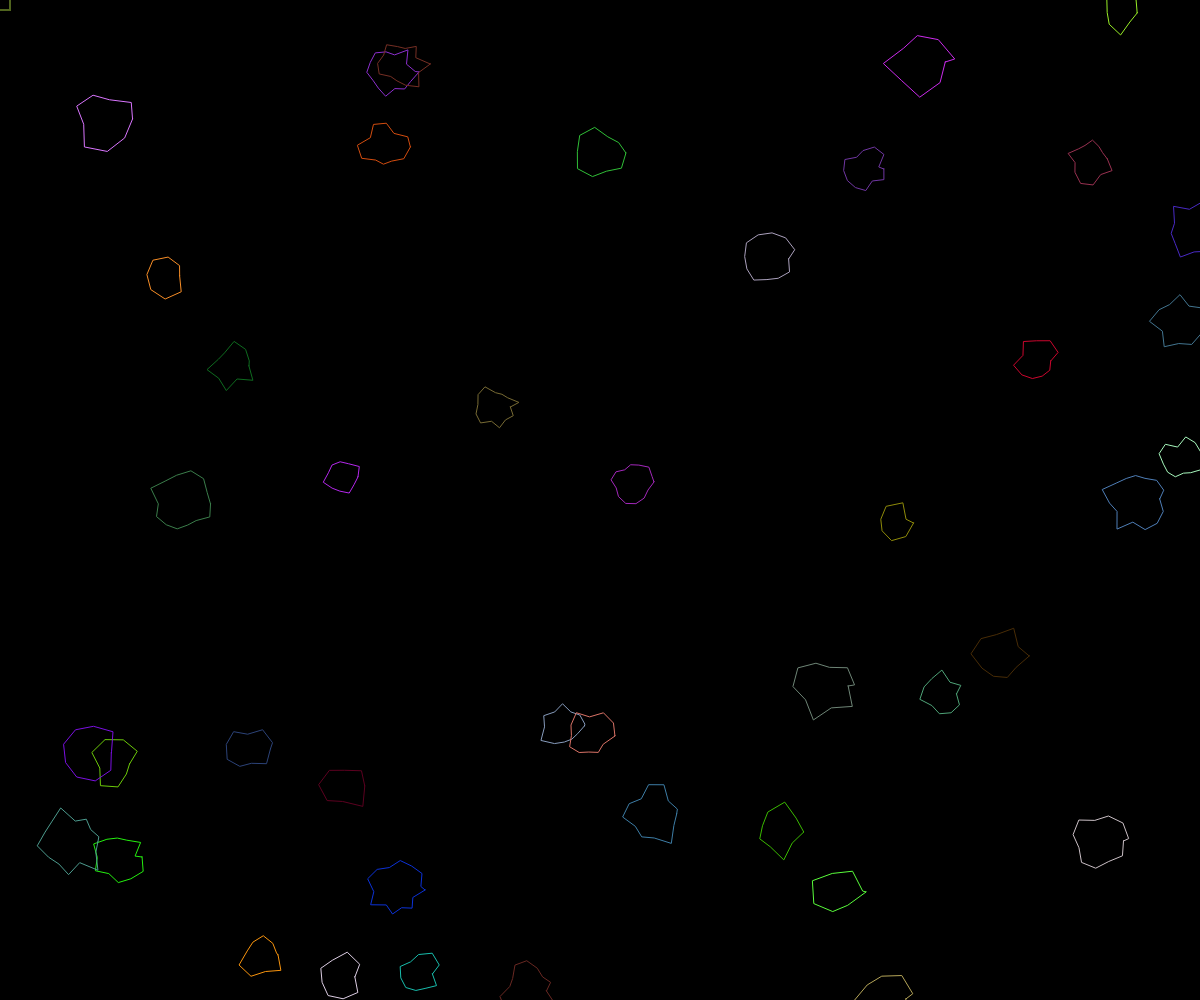
Frame 1 (no input)
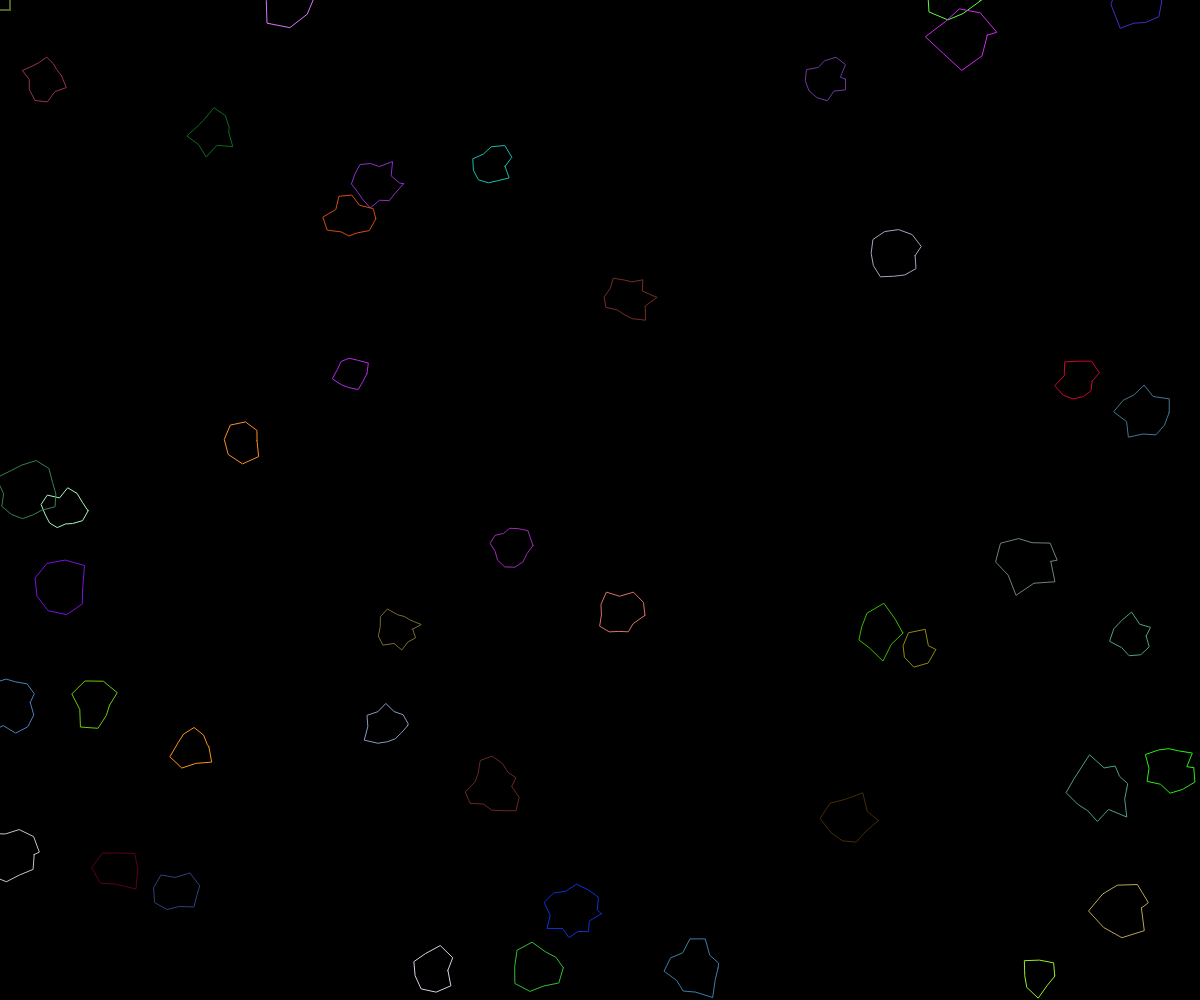
Frame 60 (no input)
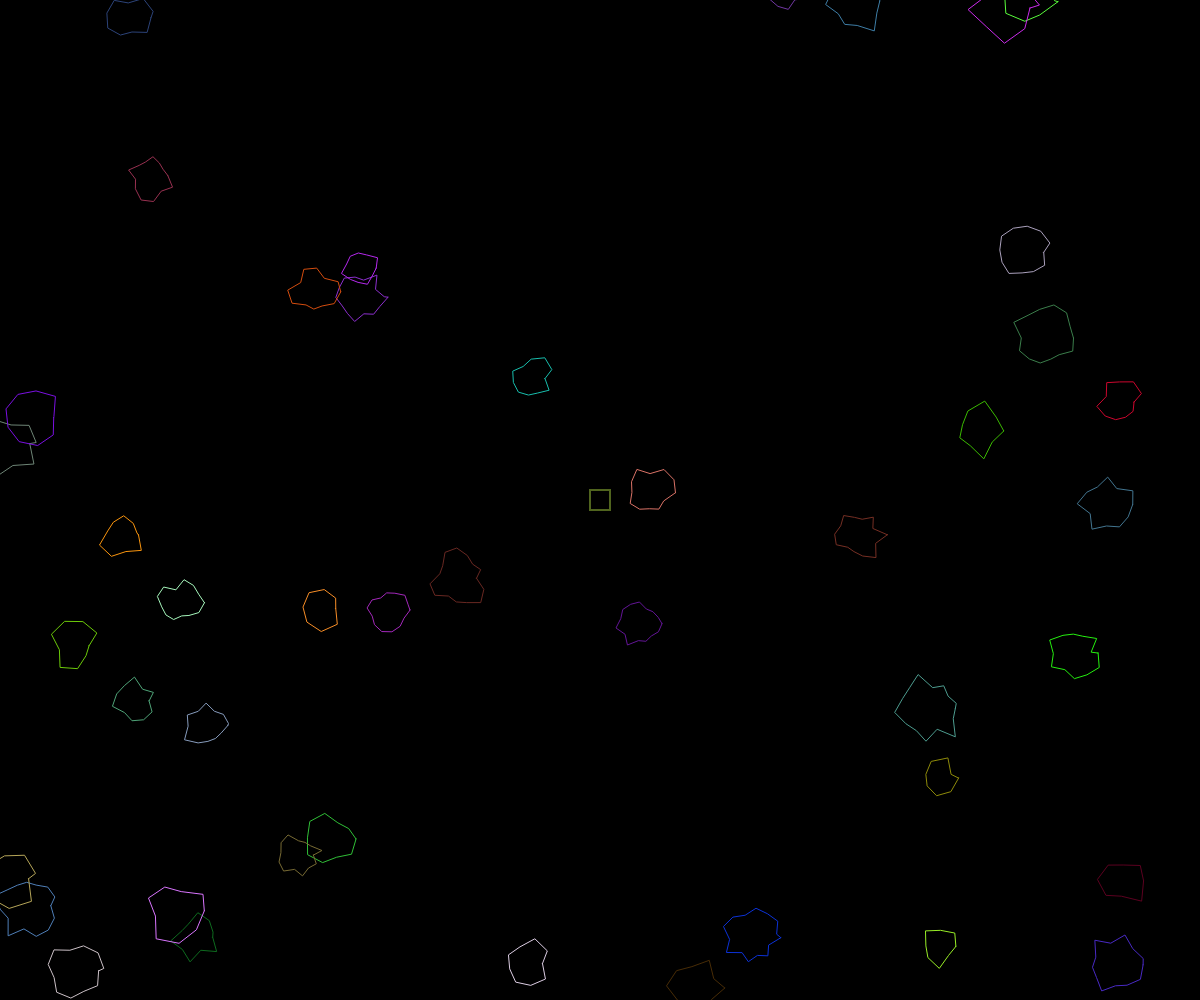
Frame 120 (the mouse pressed at the canvas centre since frame 60)

The p5.js sketch that drew these frames (run headless with seeded random() and noise() and a simulated clock; from frame 60 on, the mouse is pressed at the canvas centre):

// p5.js sketch
// ── sketch.js
// © Chris K.
// p5Asteroids, 06 January 2017 19:42, Warsaw, Poland.

// objects
var asteroids = []; // asteroids
var asteroidsAmount; // amount of asteroids
var follower; // follower

// global
var canvas; // canvas
var canvasDim = { // canvas dimensions
	width : window.innerWidth, // width
	height : window.innerHeight // height
};
var canvasBg = 0; // background colour of canvas
var score = 0; // players' score
var scoreShowed = false; // boolean

// DOM
var canvasContainer;

// setup function
function setup() {
	// containers
	canvasContainer = createElement('canvascontainer');
	// canvas
	canvas = createCanvas(canvasDim.width, canvasDim.height);
	canvas.parent(canvasContainer);

	// asteroids
	asteroidsAmount = random(25, 50); // generate amount of asteroids
	for (var i = 0; i < asteroidsAmount; i++) { // loop 'x' times
		var pos = createVector(int(random(width)), int(random(height))); // customize position vector for asteroid
		asteroids.push(new Asteroid(pos)); // create asteroid
	}

	// follower
	follower = new Follower(); // create follower

	// score
	setInterval(incScore, 2000);
}

// draw function
function draw() {
	// background
	background(canvasBg);

	// asteroids
	for (var i = 0; i < asteroids.length; i++) { // loop throught asteroids
		asteroids[i].show(); // show function for asteroid
		asteroids[i].update(); // update function for asteroid
		asteroids[i].checkCollide(); // checking collide function for asteroid
	}

	// follower
	follower.show(); // show function for follower
}

// incScore function
function incScore () {
	if (asteroids.length != 0 && !asteroids[0].isPaused()) {
		score++; // if amount of asteroids is not 0 and asteroids is not paused and increment score
		var pos = createVector(int(random(width)), int(random(height))); // customize position vector for asteroid
		asteroids.push(new Asteroid(pos)); // create asteroid
	}
}

// addStyles function
function addStyles (element, styles) {
	for (var i = 0; i < styles.length; i++) { // loop 'x' times
		element.style(styles);
	}
}
// ── asteroid.js
// © Chris K.
// p5Asteroids, 06 January 2017 19:42, Warsaw, Poland.

function Asteroid (vector) {

	this.vector = vector; // position vector
	this.velocity = createVector(random(-4, 4), random(-4, 4)); // velocity vector
	this.angles = random(7, 15); // amount of angles
	this.radius = random(15, 25); // radius
	this.offsets = []; // offsets
	this.pause = false; // pause
	this.colourR = random(255); // colour r
	this.colourG = random(255); // colour g
	this.colourB = random(255); // colour b

	// generate offsets
	for (var i = 0; i < this.angles; i++) this.offsets.push(random(- this.radius * 0.2, this.radius * 0.5));

	// show function
	this.show = function () {
		push();
		noFill();
		stroke(this.colourR, this.colourG, this.colourB);
		strokeWeight(1);
		translate(this.vector.x, this.vector.y);
		beginShape();
		for (var i = 0; i < this.angles; i++) { // create vertexs
			var r = this.radius + this.offsets[i];
			var angle = map(i, 0, this.angles, 0, TWO_PI);
			vertex(r * cos(angle), r * sin(angle));
		}
		endShape(CLOSE);
		pop();
	}

	// update function
	this.update = function () {
		if (this.pause == false) { // if not paused
			// move (add velocity vector to actual position vector)
			this.vector.x += this.velocity.x;
			this.vector.y += this.velocity.y;
			// reflection from edge
			if (this.vector.x < - this.radius) {
				this.vector.x = width; // change x position
				this.velocity = createVector(random(-4), random(-4)); // change velocity vector
			} else if (this.vector.x > width + this.radius - 1) {
				this.vector.x = 0; // change x position
				this.velocity = createVector(random(4), random(4)); // change velocity vector
			} else if (this.vector.y < - this.radius) {
				this.vector.y = height; // change y position
				this.velocity = createVector(random(-4), random(-4)); // change velocity vector
			} else if (this.vector.y > height + this.radius - 1) {
				this.vector.y = 0; // change y position
				this.velocity = createVector(random(4), random(4)); // change velocity vector
			}
		}
	}

	// pause function
	this.pauseAsteroid = function (boolean) {
		this.pause = boolean;
	}

	// checkCollide function
	this.checkCollide = function () {
		if (int(p5.Vector.dist(this.vector, follower.getPosition())) < this.radius) {
			for (var i = 0; i < asteroids.length; i++) {
				asteroids[i].pauseAsteroid(true);
			}

			if (confirm('Game Over !' + '\n' + 'Your score: ' + score)) { // when confirm window closed
				for (var i = 0; i < asteroids.length; i++) {
					asteroids[i].pauseAsteroid(false);
				}
				mouseX = 0; // set cursor x position to 0
				mouseY = 0; // set cursor y position to 0
			} else {
				for (var i = 0; i < asteroids.length; i++) {
					asteroids[i].pauseAsteroid(false);
				}
				mouseX = 0; // set cursor x position to 0
				mouseY = 0; // set cursor y position to 0
			}
			score = 0; // reset score

			asteroids = [];

			// asteroids
			asteroidsAmount = random(25, 35); // generate amount of asteroids
			for (var i = 0; i < asteroidsAmount; i++) { // loop 'x' times
				var pos = createVector(int(random(width)), int(random(height))); // customize position vector for asteroid
				asteroids.push(new Asteroid(pos)); // create asteroid
			}
		}
	}

	// isPaused function
	this.isPaused = function () {
		return this.pause; // return true or false
	}

}
// ── follower.js
// © Chris K.
// p5Asteroids, 06 January 2017 19:42, Warsaw, Poland.

function Follower () {

	this.size = 20; // size of follower

	// show function
	this.show = function () {
		push();
		noFill();
		stroke(80, 100, 30);
		strokeWeight(2);
		translate(- this.size / 2, - this.size / 2);
		rect(mouseX, mouseY, this.size, this.size);
		pop();
	}

	// setSize function
	this.setSize = function (size) {
		this.size = size; // set size of follower
	}

	// getPosition function
	this.getPosition = function () {
		return createVector(mouseX, mouseY); // return follower position
	}

}
